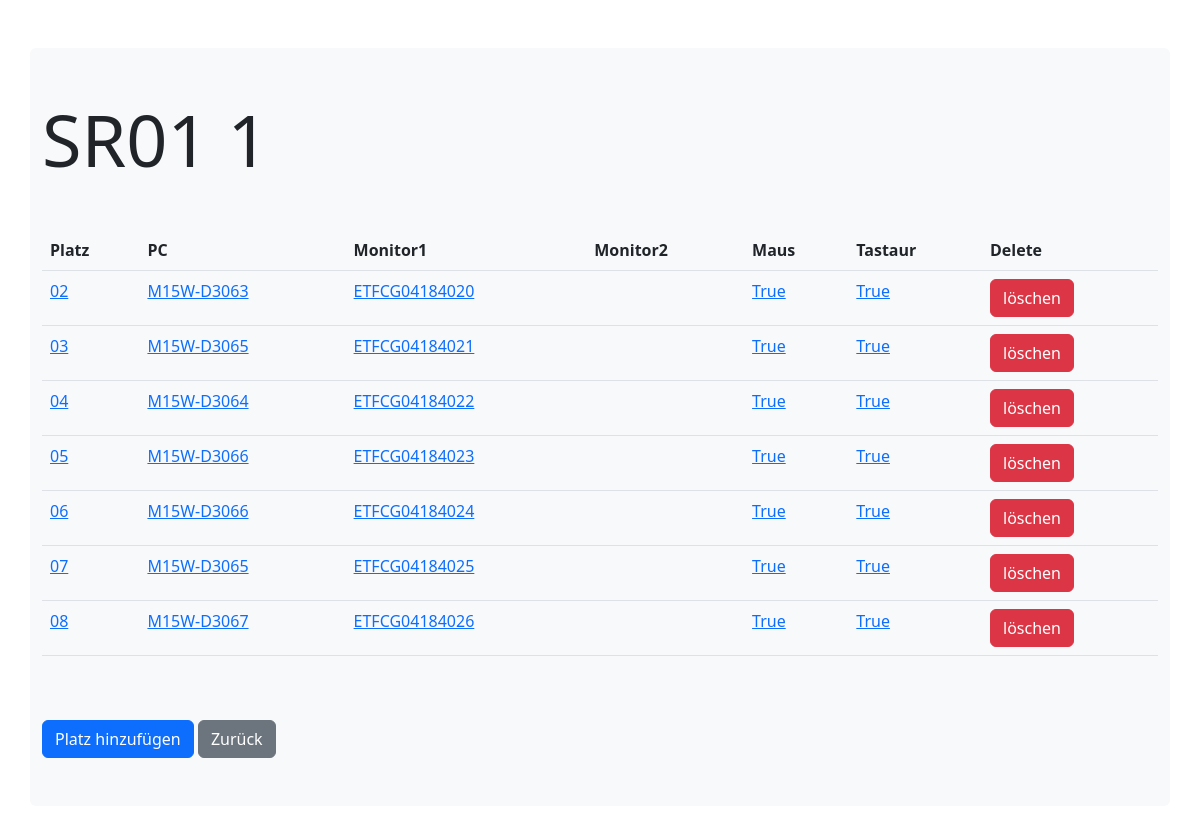
/itinventory/platzviewFilter/1, run on the app's committed database.
### itinventory/models.py (models this page shows)
class Rooms(models.Model):
  roomname = models.CharField(max_length=255)
  anzahlplaetze = models.IntegerField(default=None)

class Platz(models.Model):
  bezeichnung = models.CharField(max_length=50, null=True)
  room = models.ForeignKey(Rooms, on_delete=models.CASCADE,null=True,default=None, related_name='Room')
  pc = models.ForeignKey(Pcs, on_delete=models.CASCADE, default=None,null=True)
  monitor1 = models.ForeignKey(Monitor,on_delete=models.CASCADE, related_name='Monitor1', default=None,null=True)
  monitor2 = models.ForeignKey(Monitor,on_delete=models.CASCADE, related_name='Monitor2', default=None,null=True)
  bemaerkung = models.CharField(max_length=300,default=None, null=True, blank=True)
  tastatur = models.BooleanField(default=False,null=True)
  maus = models.BooleanField(default=False,null=True)

class Pcs(models.Model):
    modell = models.CharField(max_length=255)
    RAM = models.CharField(max_length=255)
    CPU = models.CharField(max_length=255)
    anzahlkerne = models.CharField(max_length=255)
    festplatte = models.CharField(max_length=255, null=True)
    serialnummer = models.CharField(max_length=50,default=None, null=True, blank=True)
    monitor1 = models.CharField(max_length=50,default=None, null=True, blank=True)
    monitor2 = models.CharField(max_length=50,default=None, null=True, blank=True)
    bemaerkung = models.CharField(max_length=300,default=None, null=True, blank=True)
    status = models.CharField(max_length=100,default=None, null=True, blank=True)

class Monitor(models.Model):
    schnittstelle = models.CharField(max_length=255)
    serialnummer = models.CharField(max_length=55,default=None, null=True, blank=True)
    bemaerkung = models.CharField(max_length=300,default=None, null=True, blank=True)
    status = models.CharField(max_length=100,default=None, null=True, blank=True)

### itinventory/views.py (the view)
# urls.py: path('platzviewFilter/<int:id>', views.platzviewFliter, name='platzviewFilter'),
def platzviewFliter(request, id):
    myplaetze = Platz.objects.filter(room_id=id)
    mypcs = Pcs.objects.filter(id=id)
    myrooms = Rooms.objects.get(id=id)
    template = loader.get_template('platz.html')
    context = {
        'myplaetze': myplaetze,
        'myrooms': myrooms,
        'mypcs': mypcs,
    }
    return HttpResponse(template.render(context, request))

### itinventory/templates/platz.html (shortened to what this page needs)
<!doctype html>
<html lang="en">
<head>
  <link href="https://cdn.jsdelivr.net/npm/bootstrap@5.2.2/dist/css/bootstrap.min.css" rel="stylesheet"
>
</head>
<body>
  <div class="container bg-light rounded my-5">
    <div class="row">
      <div class="col-12">
        <h1 class="display-2 my-5"> {{myrooms.roomname }} {{myrooms.id }}</h1>
        <div class="table-responsive">
          <table class="table">
            <tr>
              <th>Platz</th>
              <th>PC</th>
              <th>Monitor1</th>
              <th>Monitor2</th>
              <th>Maus</th>
              <th>Tastaur</th>
              <th>Delete</th>
            </tr>
            {% for line in myplaetze %}
            <tr>
              <td><a href="/itinventory/updatePlatz/{{ line.id }}">{{ line.bezeichnung }}</a></td>
              <td>
                <a href="/itinventory/updatePc/{{ line.pc_id }}/{{ myrooms.id }}">
                  {{ line.pc.modell }}
                </a>
              </td>
              <td>
                <a href="/itinventory/updateMonitor/{{ line.monitor1_id }}/{{ myrooms.id }}">
                  {{ line.monitor1.serialnummer}}
                </a>
              </td>
              <td>
              </td>
              <td><a href="/itinventory/changeMouse/{{ line.id }}">{{ line.maus }}</a></td>
              <td><a href="/itinventory/changeKeyboard/{{ line.id }}">{{ line.tastatur }}</a></td>
              <td>
                <button type="button" class="btn btn-danger" data-bs-toggle="modal" data-bs-target="#Modal{{ line.id }}">
                  löschen
                </button>
              </td>
            </tr>
            {% endfor %}
          </table>
        </div>
        <a href="/itinventory/addPlatzRaum/{{myrooms.id }}" class="btn btn-primary my-5">Platz hinzufügen</a>
        <a href="/itinventory/" class="btn btn-secondary">Zurück</a>
      </div>
    </div>
  </div>
</body>
</html>

### data on the page
Rooms: roomname "SR01", id "1"
Platz: bezeichnung "02", pc.modell "M15W-D3063", monitor1.serialnummer "ETFCG04184020", maus "True", tastatur "True"
Platz: bezeichnung "03", pc.modell "M15W-D3065", monitor1.serialnummer "ETFCG04184021", maus "True", tastatur "True"
Platz: bezeichnung "04", pc.modell "M15W-D3064", monitor1.serialnummer "ETFCG04184022", maus "True", tastatur "True"
Platz: bezeichnung "05", pc.modell "M15W-D3066", monitor1.serialnummer "ETFCG04184023", maus "True", tastatur "True"
Platz: bezeichnung "06", pc.modell "M15W-D3066", monitor1.serialnummer "ETFCG04184024", maus "True", tastatur "True"
Platz: bezeichnung "07", pc.modell "M15W-D3065", monitor1.serialnummer "ETFCG04184025", maus "True", tastatur "True"
Platz: bezeichnung "08", pc.modell "M15W-D3067", monitor1.serialnummer "ETFCG04184026", maus "True", tastatur "True"
